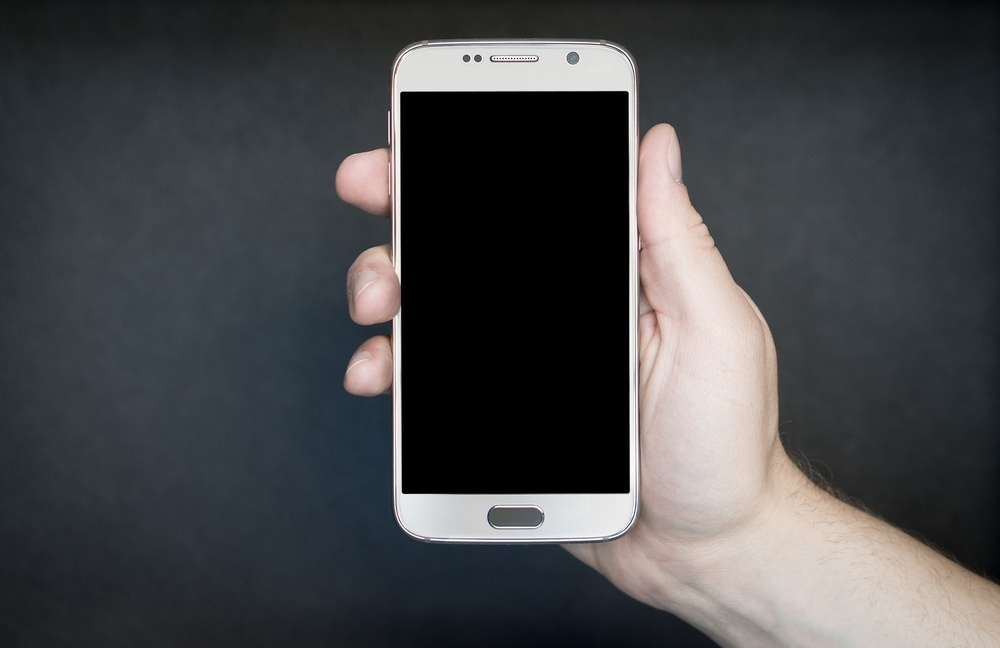
#> input picture image/21.jpg, 1000 x 648 px, shrunk from 1920 x 1244 before the run
$ python '21. 다각형 근사.py'
#> lines starting #> are read from the running program, lines starting #| are printed output that depends on the picture; after the words box and inside, x2 and y2 are one past the last pixel; in counts of white or black regions, pixels touching at a corner belong together
# Import Library
import cv2

# 이미지 경로 설정
src = cv2.imread("image/21.jpg", cv2.IMREAD_COLOR)
#> src is the input picture: shape (648, 1000, 3); mean B, G, R 72.1, 70.2, 69.1

# 회색조
gray = cv2.cvtColor(src, cv2.COLOR_BGR2GRAY)
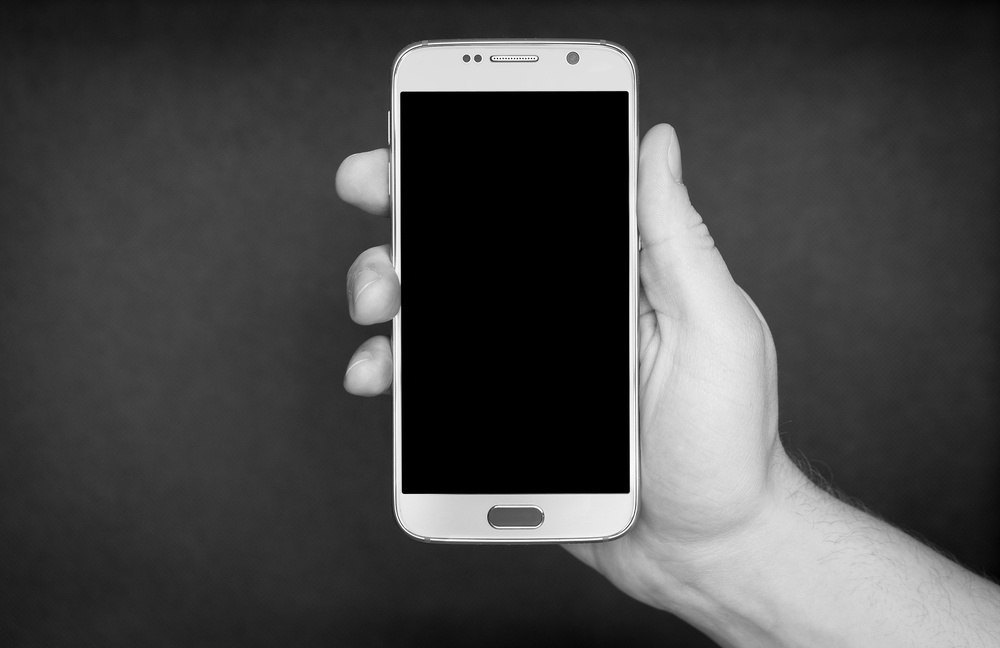
#> gray: shape (648, 1000); min 0, max 255, mean 70.1
ret, binary = cv2.threshold(gray, 0, 255, cv2.THRESH_OTSU)
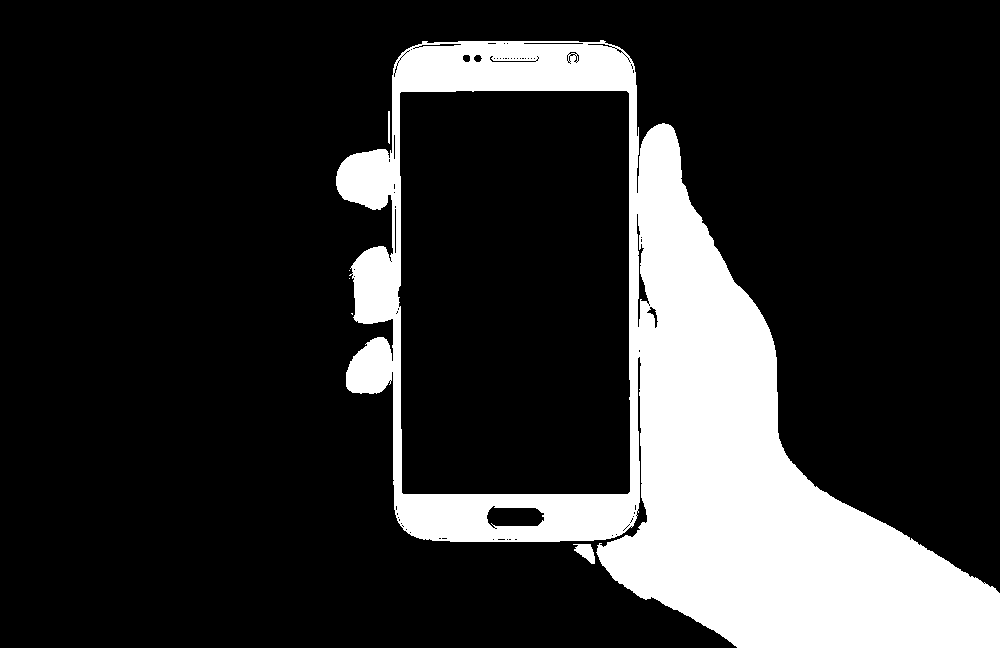
#> binary: shape (648, 1000); 18.5% white; 6 white regions (3 under 20 px), largest, box (x1, y1, x2, y2) and area: (336, 40, 1000, 648) 119521, (573, 544, 595, 564) 254, (388, 111, 390, 144) 65
#> ret = 119
binary = cv2.bitwise_not(binary)
#> binary: shape (648, 1000); 81.5% white; 6 black regions (3 under 20 px)

contours, hierarchy = cv2.findContours(binary, cv2.RETR_LIST, cv2.CHAIN_APPROX_TC89_KCOS)
#> contours = 91 contours, 80 with area under 20; largest, box (x1, y1, x2, y2) and area: (0, 0, 1000, 648) 431623, (398, 91, 630, 494) 91423, (487, 506, 544, 529) 868, (572, 544, 596, 565) 260, (637, 214, 650, 327) 209

# 반복문을 사용하여 색인값과 하위 윤곽선 정보로 반복한다. 근사치 정확도를 계산하기 위해 윤곽선 전체 길이의 2%로 활용함.
# cv2.arcLength(윤곽선, 폐곡선)
# 윤곽선 : 검출된 윤곽선들이 저장된 Numpy 배열.
# 폐곡선 : 검출된 윤곽선이 닫혀있는지, 열여있는지 설정.
# 다각형 근사는 더글라스-패커(Douglas-Peucker) 알고리즘을 사용함.
# 반복과 끝점을 이용해 선분으로 구성된 윤곽선들을 더 적은 수의 윤곽점으로 동일하거나 비슷한 윤곽선으로 데시메이트(decimate) 함.
for contour in contours:
    epsilon = cv2.arcLength(contour, True) * 0.02
    approx_poly = cv2.approxPolyDP(contour, epsilon, True)

    for approx in approx_poly:
        cv2.circle(src, tuple(approx[0]), 3, (255, 0, 0), -1)
#> this loop made 91 passes
#> (epsilon, approx_poly) on passes 1, 3, 4, 5, 6, 7, 8, 9, 10, 11, 12, 13: (0, [[984, 583]]), (0, [[516, 539]]), (0, [[510, 539]]), (0, [[507, 539]]), (0.24, [[498, 539], [504, 539]]), (0, [[493, 539]]), (0.16, [[442, 538], [446, 538]]), (0, [[440, 538]]), (0, [[612, 535]]), (0, [[616, 534]]), (0, [[410, 532]]), (0, [[406, 529]])
#> epsilon on passes 2, 28, 38, 47: 1.56, 2.99, 1.03, 5.17
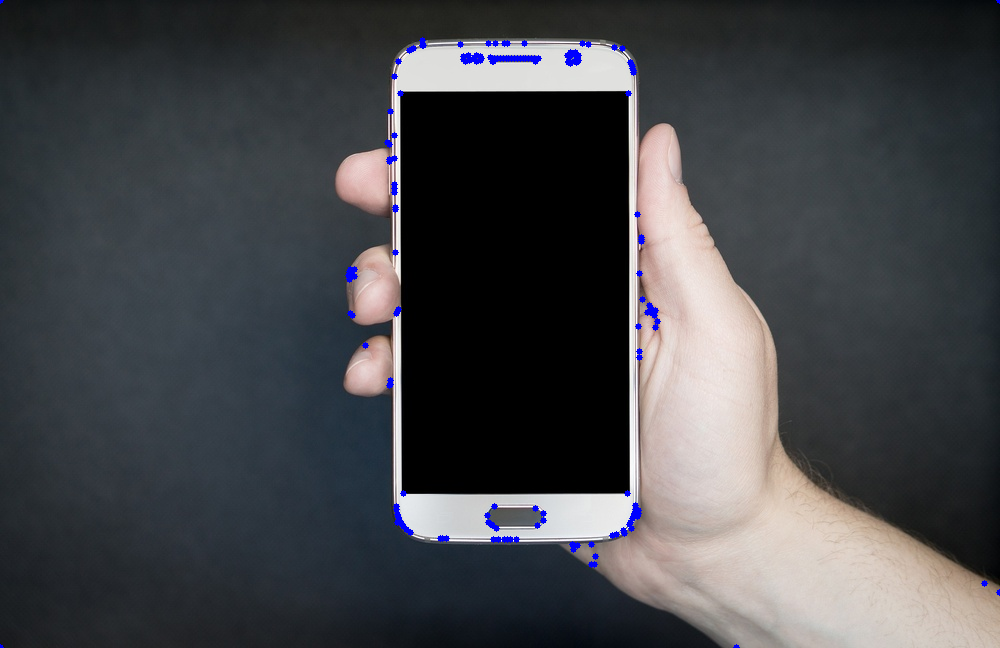
#> src: shape (648, 1000, 3); 0.59% of pixels changed, all inside (x1, y1, x2, y2) = (0, 0, 1000, 648)

# 이미지 출력 함수
cv2.imshow("src", src)
# 키 입력 대기함수
cv2.waitKey(0)
# 모든 윈도우 창 제거함수
cv2.destroyAllWindows()

$ run again, with image/14.jpg copied over image/21.jpg
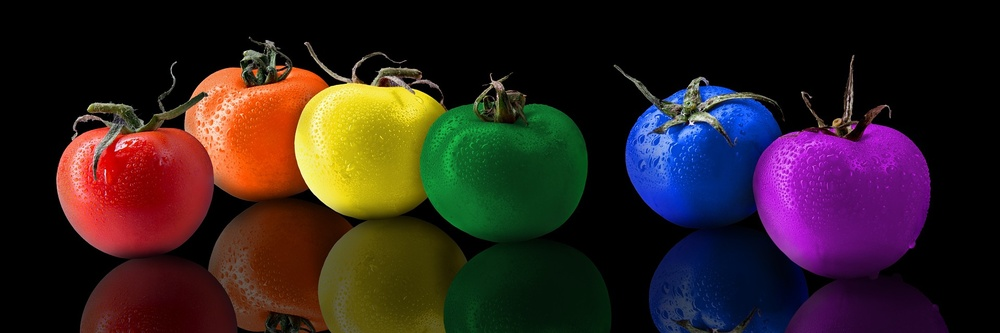
#> input picture image/14.jpg, 1000 x 333 px, shrunk from 1920 x 640 before the run
#> src is the input picture: shape (333, 1000, 3); mean B, G, R 31.8, 32.8, 48.3
#> `ret, binary = cv2.threshold(gray, 0, 255, cv2.THRESH_OTSU)`:
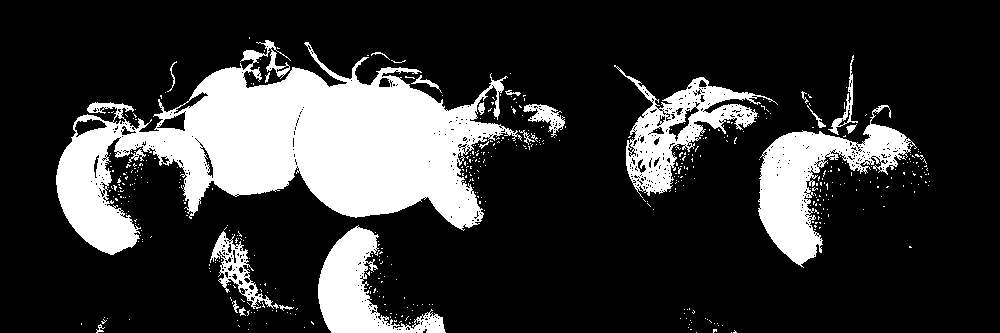
#> binary: shape (333, 1000); 20.8% white; 492 white regions (469 under 20 px), largest, box (x1, y1, x2, y2) and area: (56, 40, 522, 255) 44522, (758, 105, 917, 268) 8715, (614, 65, 778, 198) 6068
#> ret = 67
#> contours = 1380 contours, 1336 with area under 20; largest, box (x1, y1, x2, y2) and area: (0, 0, 1000, 333) 325690, (55, 41, 519, 256) 45754, (757, 118, 912, 268) 8972, (618, 68, 774, 197) 7284, (209, 230, 273, 310) 1718
#> the loop `for contour in contours:` made 1380 passes
#> (epsilon, approx_poly) on passes 1 to 3: (0, [[416, 332]]), (0, [[734, 331]]), (0.12, [[689, 329], [692, 329]])
#> after the loop `for contour in contours:`:
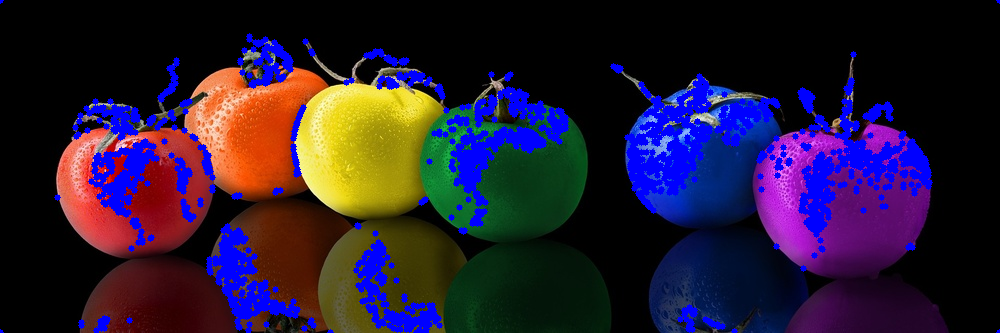
#> src: shape (333, 1000, 3); 10.91% of pixels changed, all inside (x1, y1, x2, y2) = (0, 0, 1000, 333)
